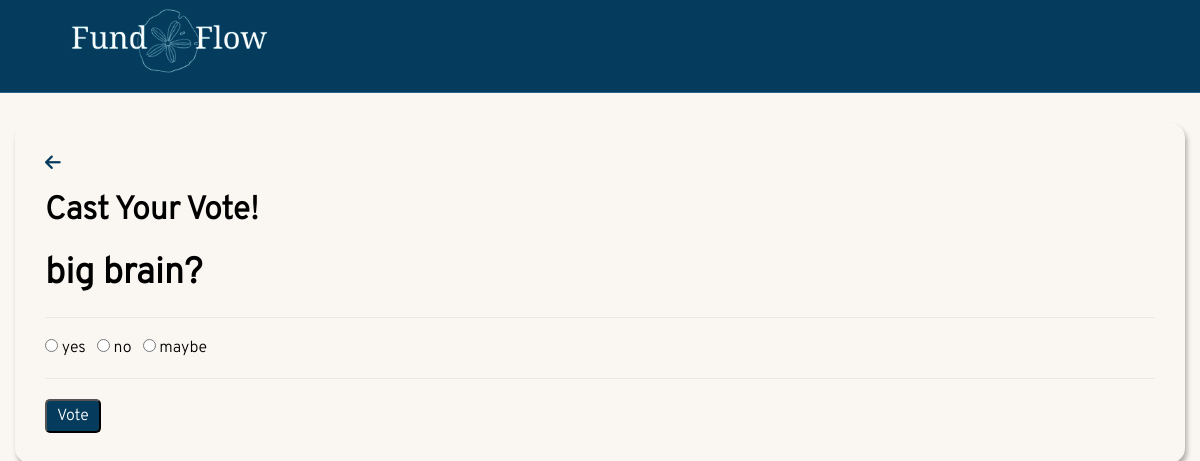
The app's page /voteforpoll/3, older data.
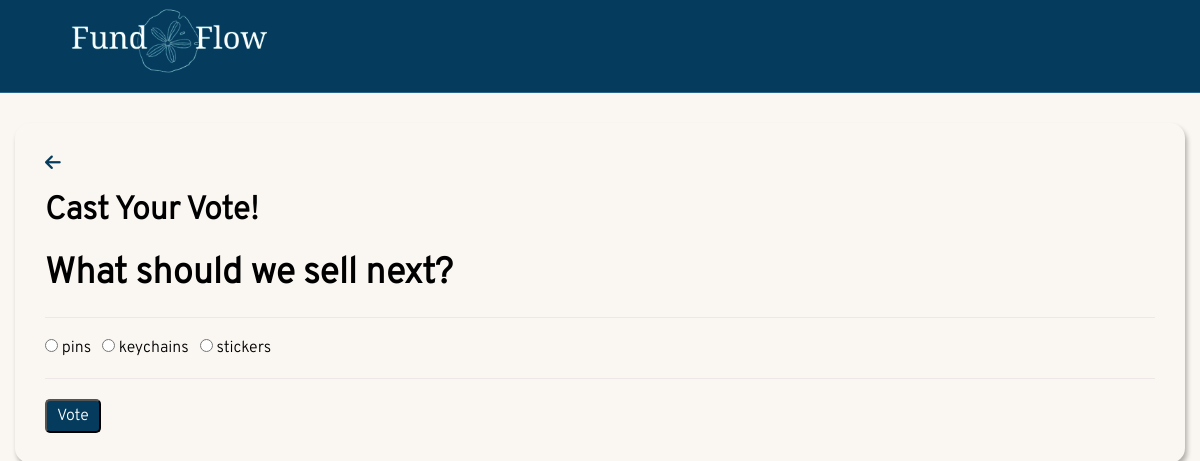
The same page, newer data.
### FundFlow/models.py (models this page shows, shortened)
class Poll(models.Model):
    question = models.TextField()
    option_one = models.CharField(max_length=50)
    option_two = models.CharField(max_length=50)
    option_three = models.CharField(max_length=50)
    option_one_count = models.IntegerField(default=0)
    option_two_count = models.IntegerField(default=0)
    option_three_count = models.IntegerField(default=0)
    pub_date = models.DateTimeField()
    expiration_date = models.DateTimeField()
    organization = models.ForeignKey(
        'Organization',
        on_delete=models.CASCADE,
        related_name='polls',
        null=True  # Make it nullable for existing records
    )
    created_by = models.ForeignKey(
        User,
        on_delete=models.CASCADE,
        related_name='created_polls',
        null=True
    )

### FundFlow/views.py (the view, shortened to what this page needs)
# urls.py: path('voteforpoll/<poll_id>', views.voteForPoll_view, name='voteForPoll'),
def voteForPoll_view(request, poll_id):
    poll = Poll.objects.get(pk=poll_id)
    context = {
        'poll' : poll
    }
    template = loader.get_template('voting/voteForPoll.html')
    return HttpResponse(template.render(context, request))

### FundFlow/templates/voting/voteForPoll.html (shortened to what this page needs)
{% extends 'base.html' %}
{% block content %}
<div class="voting-row">
    <div class="col-lg-8 col-lg-offset-2">
        <div class="panel vote-panel-default">
            <a href="{% url 'voting' %}"><i class="fa-solid fa-arrow-left vote-go-back" ></i></a>
            <div class="panel-heading">
                <h3 class="panel-title">Cast Your Vote!</h3>
            </div>
            <div class="panel-body">
                <div class="row">
                    <div class="col-lg-12">
                        <h2>{{ poll.question }}</h2>
                    </div>
                </div>
                <div class="row">
                    <div class="col-lg-12">
                        <hr />
                        <form method="POST">
                            <div class="radio-options-form-group">
                                <div class="radio">
                                    <label>
                                        <input type="radio" name="poll" value="option1" required>
                                        {{ poll.option_one }}
                                    </label> &nbsp;
                                    <label>
                                        <input type="radio" name="poll" value="option2">
                                        {{ poll.option_two }}
                                    </label> &nbsp;
                                    <label>
                                        <input type="radio" name="poll" value="option3">
                                        {{ poll.option_three }}
                                    </label> &nbsp;
                                </div>
                            </div>
                            <hr />
                            <button type="submit" class="votePoll-btn btn-info">
                                Vote
                            </button>
                        </form>
                    </div>
                </div>
            </div>
        </div>
    </div>
</div>
{% endblock %}

Row changes from the older to the newer data that the page shows:
changed Poll: question "big brain?" → "What should we sell next?"; option_one "yes" → "pins"; option_two "no" → "keychains"; option_three "maybe" → "stickers"
Text that changed along with them:
form field poll: "☐ yes" → "☐ pins"
form field poll: "☐ no" → "☐ keychains"
form field poll: "☐ maybe" → "☐ stickers"
